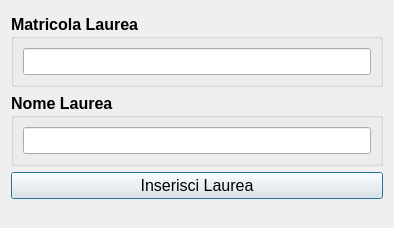
<?xml version="1.0" encoding="UTF-8"?>
<ui version="4.0">
 <class>segreteria_dialog_inserisci_laurea</class>
 <widget class="QDialog" name="segreteria_dialog_inserisci_laurea">
  <property name="geometry">
   <rect>
    <x>0</x>
    <y>0</y>
    <width>394</width>
    <height>228</height>
   </rect>
  </property>
  <property name="windowTitle">
   <string>UniWorld - Segreteria Inserisci Laurea</string>
  </property>
  <layout class="QGridLayout" name="gridLayout">
   <item row="3" column="0">
    <widget class="QPushButton" name="InsertLaureaButton">
     <property name="font">
      <font>
       <pointsize>12</pointsize>
      </font>
     </property>
     <property name="text">
      <string>Inserisci Laurea</string>
     </property>
    </widget>
   </item>
   <item row="0" column="0">
    <spacer name="verticalSpacer_6">
     <property name="orientation">
      <enum>Qt::Vertical</enum>
     </property>
     <property name="sizeHint" stdset="0">
      <size>
       <width>10</width>
       <height>26</height>
      </size>
     </property>
    </spacer>
   </item>
   <item row="4" column="0">
    <spacer name="verticalSpacer_7">
     <property name="orientation">
      <enum>Qt::Vertical</enum>
     </property>
     <property name="sizeHint" stdset="0">
      <size>
       <width>20</width>
       <height>40</height>
      </size>
     </property>
    </spacer>
   </item>
   <item row="1" column="0">
    <widget class="QGroupBox" name="groupBox_2">
     <property name="font">
      <font>
       <pointsize>12</pointsize>
       <weight>75</weight>
       <bold>true</bold>
      </font>
     </property>
     <property name="title">
      <string>Matricola Laurea</string>
     </property>
     <layout class="QVBoxLayout" name="verticalLayout_2">
      <item>
       <widget class="QLineEdit" name="MtrLaurea">
        <property name="font">
         <font>
          <pointsize>12</pointsize>
          <weight>50</weight>
          <bold>false</bold>
         </font>
        </property>
        <property name="text">
         <string/>
        </property>
       </widget>
      </item>
     </layout>
    </widget>
   </item>
   <item row="2" column="0">
    <widget class="QGroupBox" name="groupBox_4">
     <property name="font">
      <font>
       <pointsize>12</pointsize>
       <weight>75</weight>
       <bold>true</bold>
      </font>
     </property>
     <property name="title">
      <string>Nome Laurea</string>
     </property>
     <layout class="QVBoxLayout" name="verticalLayout_4">
      <item>
       <widget class="QLineEdit" name="NomeLaurea">
        <property name="font">
         <font>
          <pointsize>12</pointsize>
          <weight>50</weight>
          <bold>false</bold>
         </font>
        </property>
        <property name="text">
         <string/>
        </property>
       </widget>
      </item>
     </layout>
    </widget>
   </item>
  </layout>
 </widget>
 <resources/>
 <connections/>
</ui>
